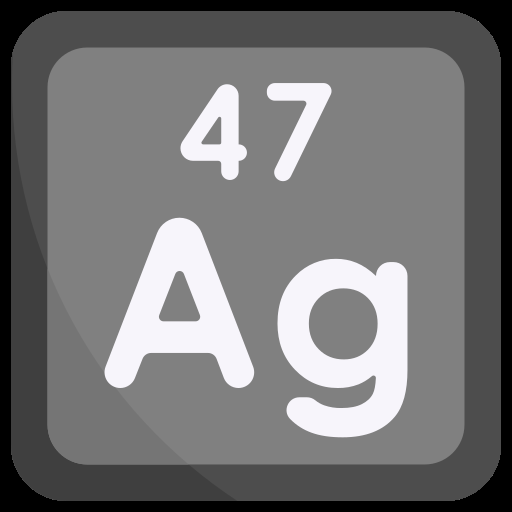
#> input picture IMG/Ag.png, 512 x 512 px; its folder holds 4 pictures in this run
$ jupyter execute --allow-errors chemicrypt.ipynb   (shell and % lines are left out)
#> lines starting #> are read from the running program, lines starting #| are printed output that depends on the picture
[cell 1]
import pandas as pd
import re
import unidecode
import bs4 as bs
import requests
import os
import tweepy
import cv2
import matplotlib.pyplot as plt
import numpy as np

#> (a cell that did not finish here is left out)

#> (a cell that did not finish here is left out)

#> (a cell that did not finish here is left out)

[cell 5]
def starts_with(string, start):
    return bool(re.match(start, string, re.I))

[cell 6]
# [23 lines left out: functions encrypt, encrypt_r, not called in this run]

[cell 7]
input_str = "fïre is fun"
#> (the rest of this cell did not finish here and is left out)

[cell 8]
# [18 lines left out: function update_word_list, not called in this run]

[cell 9]
def get_words_from_file(filename):
    f = open(filename, "r")
    content = f.read()
    return content.split("\n")[:-1]

#> (a cell that did not finish here is left out)

#> (a cell that did not finish here is left out)

[cell 12]
crypt_words = []
#> (the rest of this cell did not finish here and is left out)

#> (a cell that did not finish here is left out)

#> (a cell that did not finish here is left out)

#> (a cell that did not finish here is left out)

[cell 16]
ims = []
for filename in os.listdir("IMG")[:4]:
    im = cv2.imread("IMG/"+filename)
#> im is the input picture: shape (512, 512, 3); mean B, G, R 117.2, 116.5, 116.7
    im = cv2.cvtColor(im, cv2.COLOR_BGR2RGB)
    im[im==0] = 255
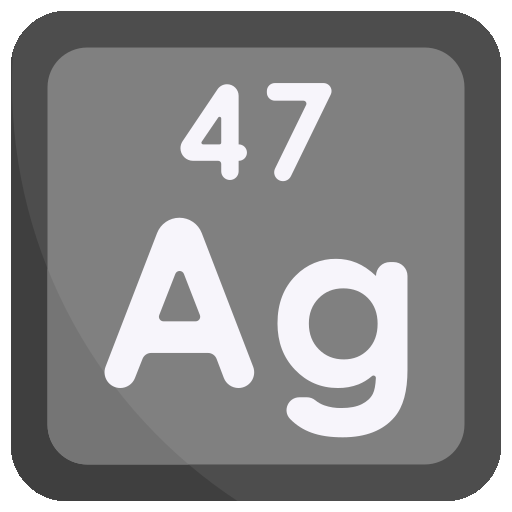
#> im: shape (512, 512, 3); mean R, G, B 140.6, 140.4, 141.1
    ims.append(im)
#> pass 2 of the loop `for filename in os.listdir("IMG")[:4]:`:
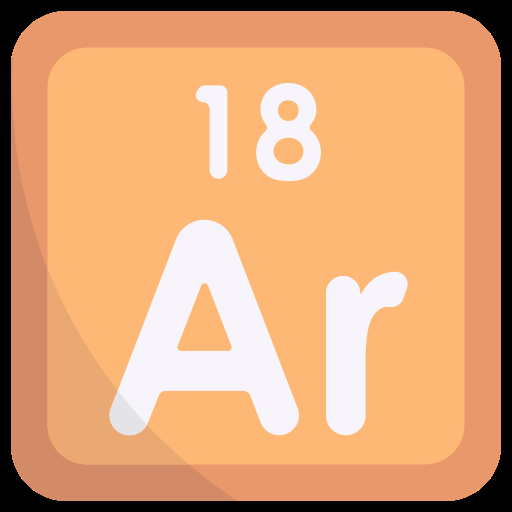
#> input picture IMG/Ar.png, 512 x 512 px
#> im is the input picture: shape (512, 512, 3); mean B, G, R 120.3, 164.9, 221.4
#> `im[im==0] = 255`:
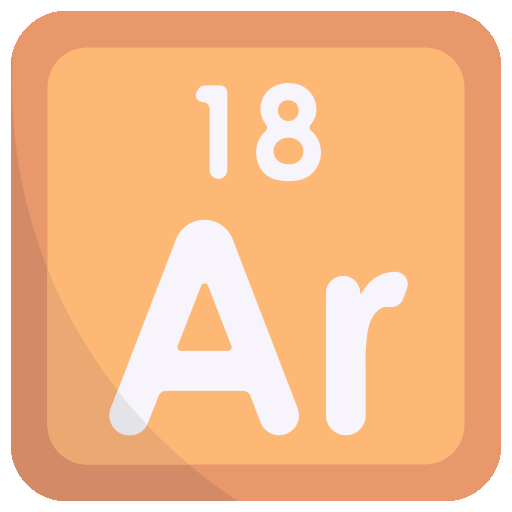
#> im: shape (512, 512, 3); mean R, G, B 245.3, 188.8, 144.2
#> pass 3 of the loop `for filename in os.listdir("IMG")[:4]:`:
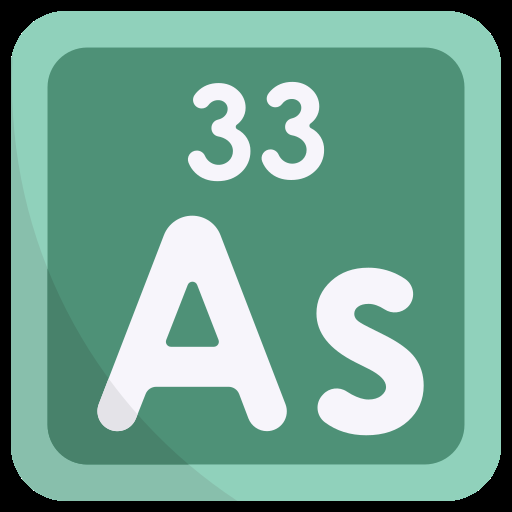
#> input picture IMG/As.png, 512 x 512 px
#> im is the input picture: shape (512, 512, 3); mean B, G, R 141.8, 159.5, 110
#> `im[im==0] = 255`:
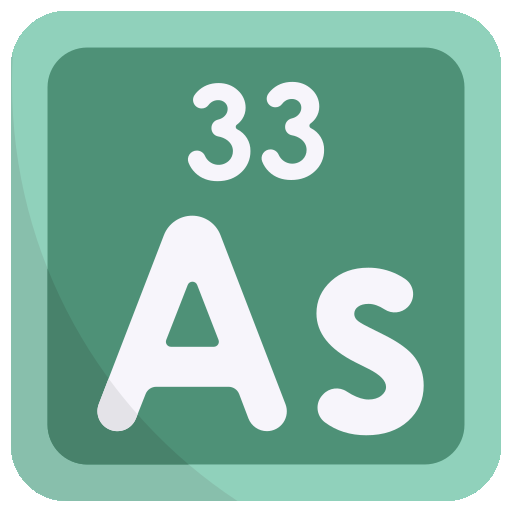
#> im: shape (512, 512, 3); mean R, G, B 133.9, 183.4, 165.7
#> the loop made 4 passes; the first 3 are shown

res = np.concatenate(ims, axis=1)
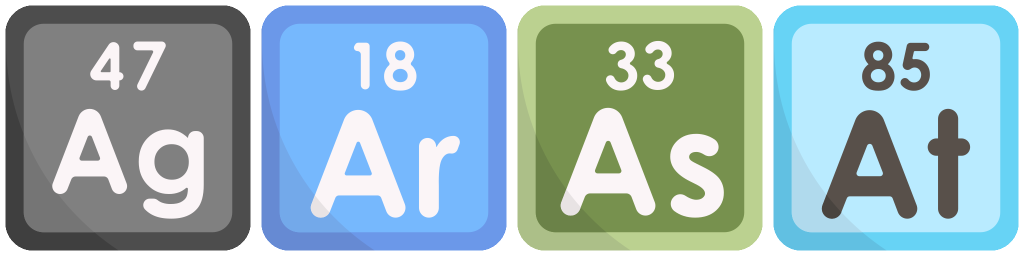
#> res: shape (512, 2048, 3) (shown at 1/2 size); mean B, G, R 186.3, 180, 152
plt.imshow(res)
